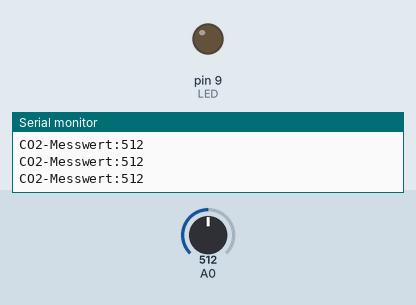
Bench run of a sketch on a simulated Arduino Uno, built with avr-gcc and run on an emulated ATmega328P. Parts: output pins drawn as LEDs (lit = HIGH), the last lines printed to the serial monitor. The inputs (shaded band) are chosen by the test bench; at power-on: A0 = 512.

Above: at 1.3 s.
1.4 s: A0 set to 111
3.2 s: A0 set to 93
At 4.6 s:
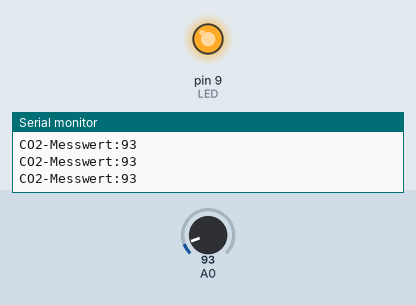
5.5 s: A0 set to 110
At 7.2 s:
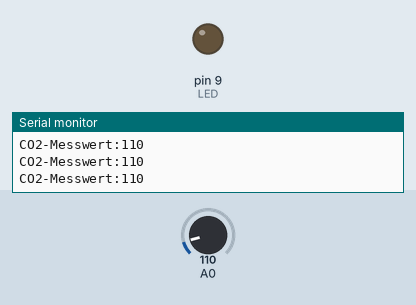
7.5 s: A0 set to 90
At 9.0 s:
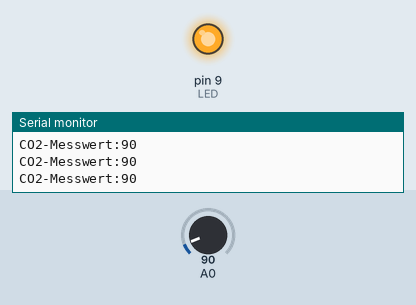
Timing chart, 0 to 10.5 s (numbered marks = the images above; inputs shaded):
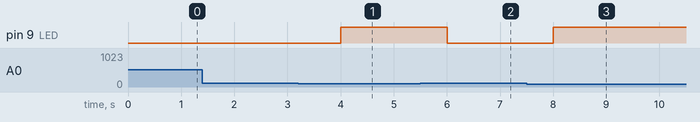

The sketch:

sketch_apr29a.ino
```cpp
int messwert=0; //Unter der Variablen "messwert" wird später der Messwert des Sensors gespeichert.
int LED=9; //LED wird Pin 9 bezeichnet , wo die LED angeschlossen ist.


void setup()
{
Serial.begin(9600); //Serieller Port
pinMode (9,OUTPUT); //Im Setup wird der Pin9 als Ausgang definiert.
}

void loop()
{

 messwert=analogRead(A0);
 Serial.print("CO2-Messwert:"); //Ausgabe am seriellen Monitor
 Serial.println(messwert);
 delay(500);

  if (messwert <100 ) //Hier beginnt die Abfrage: Wenn der Sensorwert kleiner als "200" ist, dann...
    {
      digitalWrite(LED, HIGH); // soll die LED leuchten/warnen
    }
  else
    {
      digitalWrite(LED, LOW); //soll die LED nicht leuchten
    }
}
```

Measured:
- the behaviour switches between 100 and 99 on A0 (found by bisection; images 0 and 1)
- after the input at 3.2 s, pin 9 (LED): LOW → HIGH after 0.80 s
- after the input at 5.5 s, pin 9 (LED): HIGH → LOW after 0.50 s
- after the input at 7.5 s, pin 9 (LED): LOW → HIGH after 0.51 s
